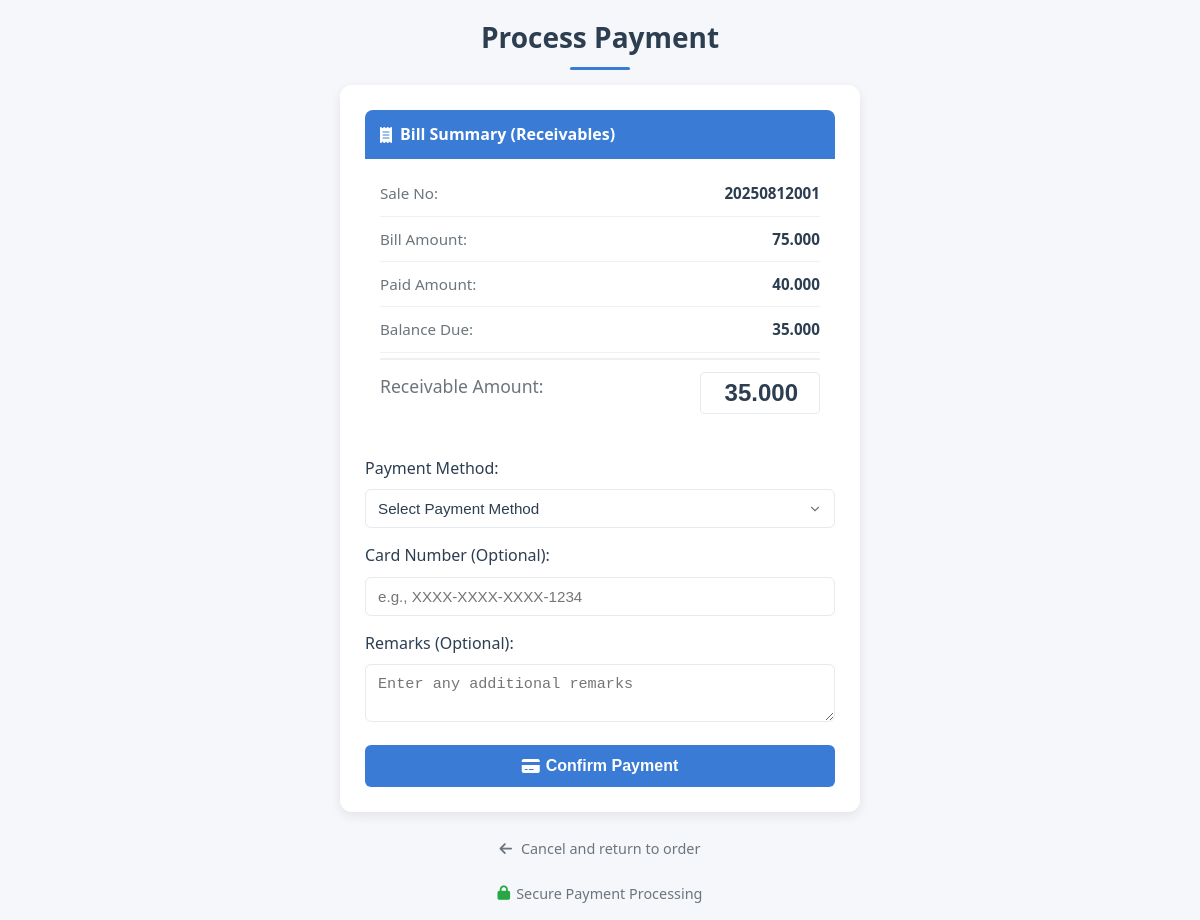
Screenshot of /process_payment/?sale_id=182 (signed in) with the database file from the repository.
### pos/models.py (models this page shows, shortened)
class SalesHeader(models.Model):
    sale_id = models.BigAutoField(primary_key=True)
    business_unit = models.ForeignKey('BusinessUnit', on_delete=models.CASCADE, db_column='business_unit_id')
    branch = models.ForeignKey('Branch', on_delete=models.CASCADE, db_column='branch_id', default=0)
    customer = models.ForeignKey('Customer', on_delete=models.CASCADE, db_column='customer_id')
    table = models.ForeignKey('Tables', on_delete=models.SET_NULL, null=True, blank=True, db_column='table_id')
    room = models.ForeignKey('Rooms', on_delete=models.SET_NULL, null=True, blank=True, db_column='room_id')
    vehicle = models.ForeignKey('Vehicle', on_delete=models.SET_NULL, null=True, blank=True, db_column='vehicle_id')
    sale_date = models.DateField(auto_now_add=True, null=False)
    sale_no = models.CharField(max_length=50, default='', null=False)
    total_amount = models.DecimalField(max_digits=22, decimal_places=3, default=0, null=False)
    payment_method = models.CharField(max_length=50, default='', null=False)
    discount_amount = models.DecimalField(max_digits=22, decimal_places=3, default=0, null=False)
    tax = models.DecimalField(max_digits=22, decimal_places=3, default=0, null=False)
    tax_amount = models.DecimalField(max_digits=22, decimal_places=3, default=0, null=False)
    service_type = models.CharField(max_length=50, default='', null=False)
    service_id = models.BigIntegerField(default=0, null=False)
    payment_status = models.CharField(max_length=10, default='Unpaid')
    create_dt = models.DateField(auto_now_add=True, null=False)
    create_tm = models.DateTimeField(auto_now_add=True, null=False)
    create_by = models.CharField(max_length=10, default='', null=False)
    create_remarks = models.CharField(max_length=200, default='', null=False)
    update_dt = models.DateField(default='1900-01-01', null=False)
    update_tm = models.DateField(default='1900-01-01', null=False)
    update_by = models.CharField(max_length=10, default='', blank=True)
    update_marks = models.CharField(max_length=200, default='', blank=True)
    class Meta:
        db_table = 'SALESHEADER'
    @property
    def daily_sale_no(self):
        if not self.sale_date:
            return "20250101001"
        if self.sale_no and self.sale_no.isdigit():
            seq_num = self.sale_no.zfill(3)
        else:
            earlier_sales = SalesHeader.objects.filter(
                sale_date=self.sale_date,
                sale_id__lt=self.sale_id if self.sale_id else 999999999
            ).count()
            seq_num = str(earlier_sales + 1).zfill(3)
        date_str = self.sale_date.strftime('%Y%m%d')
        return f"{date_str}{seq_num}"
    @property
    def get_sale_no(self):
        return self.daily_sale_no

### pos/views.py (the view)
# urls.py: path('process_payment/', views.process_payment, name='process_payment'),
@login_required
def process_payment(request):
    saas_user_id = request.session.get('saas_user_id')
    if not saas_user_id:
        logger.warning("No saas_user_id in process_payment")
        messages.error(request, "User not logged in.")
        return redirect('login')
    try:
        user = SAASUsers.objects.get(saas_user_id=saas_user_id)
        saas_username = user.saas_username
    except SAASUsers.DoesNotExist:
        logger.error(f"User not found: {saas_user_id}")
        messages.error(request, "User not found.")
        return redirect('login')
    sale_id = request.GET.get('sale_id')
    if not sale_id:
        logger.warning("Missing sale_id in process_payment")
        messages.error(request, "Missing sale_id.")
        return redirect('view_order')
    try:
        sale = SalesHeader.objects.get(sale_id=sale_id)
        total_amount = sale.total_amount
        business_unit_id = sale.business_unit.business_unit_id
        if sale.payment_status not in ['Unpaid', 'Partially Paid']:
            logger.warning(f"Sale already paid: {sale_id}")
            messages.error(request, "This sale has already been paid.")
            return redirect('view_order')
        if not sale.business_unit:
            logger.error(f"No business unit for sale: {sale_id}")
            messages.error(request, "Sale has no associated business unit.")
            return redirect('view_order')
        paid_amount, balance, payment_details = calculate_payment_details(sale)
        logger.debug(f"Process Payment - Sale {sale.sale_no}: total_amount={total_amount:.3f}, paid_amount={paid_amount:.3f}, balance={balance:.3f}, business_unit_id={business_unit_id}, payment_details={payment_details}")
        payment_accounts = Category.objects.filter(
            category_type='PAYMENT_TYPE',
            business_unit_id=business_unit_id
        ).values('category_id', 'category_name', 'category_value')
        if not payment_accounts:
            logger.warning(f"No payment accounts for business unit: {sale.business_unit}")
            messages.warning(request, "No payment methods available. Please contact the administrator.")
        context = {
            'sale': sale,
            'total_amount': total_amount,
            'balance': balance,
            'paid_amount': paid_amount,
            'payment_accounts': payment_accounts,
            'username': saas_username,
        }
        logger.debug(f"Process Payment - Sale {sale.sale_no}: Context sent to payment.html: total_amount={total_amount:.3f}, balance={balance:.3f}, paid_amount={paid_amount:.3f}, sale_no={sale.sale_no}, payment_accounts={list(context['payment_accounts'])}")
        return render(request, 'payment.html', context)
    except SalesHeader.DoesNotExist:
        logger.error(f"Sale not found: {sale_id}")
        messages.error(request, "Sale not found.")
        return redirect('view_order')
    except Exception as e:
        logger.error(f"Error in process_payment: {str(e)}")
        messages.error(request, f"Error processing payment: {str(e)}")
        return redirect('view_order')

### pos/views.py (called while the page is built)
def login_required(view_func):
    @wraps(view_func)
    def wrapper(request, *args, **kwargs):
        missing_keys = []
        if 'saas_user_id' not in request.session:
            missing_keys.append('saas_user_id')
        if 'business_unit_id' not in request.session:
            missing_keys.append('business_unit_id')
        if 'branch_id' not in request.session:
            missing_keys.append('branch_id')
        if missing_keys:
            logger.warning(f"Access denied to {view_func.__name__}. Missing session keys: {missing_keys}")
            messages.error(request, f"Please log in and select a business unit and branch. Missing: {', '.join(missing_keys)}")
            return redirect('login')
        return view_func(request, *args, **kwargs)
    return wrapper

### pos/templates/payment.html (shortened to what this page needs)
{% load static %}
<!DOCTYPE html>
<html lang="en">
<head>
    <link rel="stylesheet" href="https://cdnjs.cloudflare.com/ajax/libs/font-awesome/6.0.0-beta3/css/all.min.css">
    <link rel="stylesheet" href="{% static 'images/css/payment.css' %}">
</head>
<body>
    <div class="container">
        <h1>Process Payment</h1>
        <form method="POST" action="{% url 'confirm_payment' %}" class="card">
            <div class="payment-summary">
                <div class="header">
                    <i class="fas fa-receipt"></i> Bill Summary (Receivables)
                </div>
                <div class="content">
                    <div class="row sale-bill-row">
                        <span class="label">Sale No:</span>
                        <span class="value">{{ sale.get_sale_no }}</span>
                    </div>
                    <div class="row sale-bill-row">
                        <span class="label">Bill Amount:</span>
                        <span class="value">{{ total_amount|floatformat:3 }}</span>
                    </div>
                    {% if sale.payment_status == 'Partially Paid' %}
                        <div class="row">
                            <span class="label">Paid Amount:</span>
                            <span class="value">{{ paid_amount|floatformat:3|default:"0.000" }}</span>
                        </div>
                        <div class="row">
                            <span class="label">Balance Due:</span>
                            <span class="value">{{ balance|floatformat:3|default:total_amount|floatformat:3 }}</span>
                        </div>
                    {% endif %}
                    <div class="row">
                        <span class="label">Receivable Amount:</span>
                        <input type="number" name="net_amount" class="value receivable-input" value="{{ balance|default:total_amount|floatformat:3 }}" step="0.001" min="0" max="{{ balance|default:total_amount|floatformat:3 }}" required>
                    </div>
                </div>
            </div>
            <label for="payment_method">Payment Method:</label>
            <select name="payment_method" id="payment_method" required>
                <option value="" disabled selected>Select Payment Method</option>
            </select>
            <label for="card_no">Card Number (Optional):</label>
            <input type="text" name="card_no" id="card_no" placeholder="e.g., XXXX-XXXX-XXXX-1234">
            <label for="remarks">Remarks (Optional):</label>
            <textarea name="remarks" id="remarks" placeholder="Enter any additional remarks"></textarea>
            <button type="submit" {% if not payment_accounts %}disabled{% endif %}>
                <i class="fas fa-credit-card"></i> Confirm Payment
            </button>
        </form>
        <a href="{% url 'view_order' %}" class="cancel-link">
            <i class="fas fa-arrow-left"></i> Cancel and return to order
        </a>
        <div class="secure-badge">
            <i class="fas fa-lock"></i> Secure Payment Processing
        </div>
    </div>
</body>
</html>

### static/images/css/payment.css (style rules this page uses)
:root { --primary-color: #3a7bd5; --primary-dark: #2d62b0; --secondary-color: #f5f7fa; --text-color: #2c3e50; --text-light: #6c757d; --success-color: #28a745; --error-color: #dc3545; --warning-color: #ffc107; --border-color: #e6e9ed; --shadow: 0 4px 12px rgba(0, 0, 0, 0.08); }
* { box-sizing: border-box; margin: 0; padding: 0; }
body { font-family: 'Segoe UI', 'Roboto', 'Helvetica Neue', sans-serif; background-color: var(--secondary-color); color: var(--text-color); margin: 0; padding: 0; min-height: 100vh; display: flex; flex-direction: column; align-items: center; justify-content: center; line-height: 1.6; font-size: 16px; }
.container { width: 90%; max-width: 550px; padding: 15px; }
h1 { margin-bottom: 25px; font-size: clamp(1.5rem, 5vw, 1.75rem); font-weight: 600; color: var(--text-color); text-align: center; position: relative; }
h1:after { content: ''; position: absolute; bottom: -10px; left: 50%; transform: translateX(-50%); width: 60px; height: 3px; background-color: var(--primary-color); border-radius: 2px; }
.card { background-color: #fff; padding: clamp(15px, 5vw, 25px); border-radius: 12px; width: 100%; box-shadow: var(--shadow); margin-bottom: 20px; transition: transform 0.2s ease, box-shadow 0.2s ease; }
.payment-summary { margin-bottom: 20px; border-radius: 8px; overflow: hidden; }
.payment-summary .header { background-color: var(--primary-color); color: white; padding: 12px 15px; font-weight: 600; font-size: clamp(0.9rem, 3vw, 1rem); display: flex; align-items: center; }
.payment-summary .header i { margin-right: 8px; }
.payment-summary .content { padding: 12px 15px; background-color: white; }
.payment-summary .row { display: flex; justify-content: space-between; padding: 10px 0; border-bottom: 1px solid #f0f0f0; font-size: clamp(0.85rem, 3vw, 0.95rem); }
.payment-summary .row:last-child { border-bottom: none; padding-top: 12px; margin-top: 5px; border-top: 2px solid #f0f0f0; font-weight: 700; font-size: clamp(1rem, 4vw, 1.1rem); }
.payment-summary .label { font-weight: 500; color: var(--text-light); }
.payment-summary .value { font-weight: 600; color: var(--text-color); }
.payment-summary input[type="number"] { width: 80px; padding: 6px; border: 1px solid var(--border-color); border-radius: 4px; font-size: clamp(0.85rem, 3vw, 0.95rem); text-align: right; }
.payment-summary input.receivable-input { width: 120px; font-weight: 700; font-size: clamp(1.2rem, 4vw, 1.5rem); }
form label { font-weight: 500; display: block; margin-bottom: 8px; color: var(--text-color); font-size: clamp(0.9rem, 3vw, 1rem); }
form input[type="text"], form textarea { width: 100%; padding: 10px 12px; margin-bottom: 15px; border-radius: 6px; border: 1px solid var(--border-color); font-size: clamp(0.85rem, 3vw, 0.95rem); background-color: white; color: var(--text-color); }
form select { width: 100%; padding: 10px 12px; margin-bottom: 15px; border-radius: 6px; border: 1px solid var(--border-color); font-size: clamp(0.85rem, 3vw, 0.95rem); background-color: white; color: var(--text-color); transition: border-color 0.2s ease, box-shadow 0.2s ease; appearance: none; background-repeat: no-repeat; background-position: right 12px center; background-size: 14px; }
button { width: 100%; padding: 12px; background-color: var(--primary-color); color: white; font-size: clamp(0.9rem, 3vw, 1rem); font-weight: 600; border: none; border-radius: 6px; cursor: pointer; transition: all 0.2s ease; display: flex; justify-content: center; align-items: center; }
button i { margin-right: 6px; }
a.cancel-link { display: inline-block; margin-top: 5px; color: var(--text-light); font-weight: 500; text-decoration: none; font-size: clamp(0.85rem, 3vw, 0.9rem); transition: color 0.2s ease; text-align: center; width: 100%; }
a.cancel-link i { margin-right: 5px; }
.secure-badge { display: flex; align-items: center; justify-content: center; margin-top: 20px; color: var(--text-light); font-size: clamp(0.85rem, 3vw, 0.9rem); }
.secure-badge i { margin-right: 6px; color: var(--success-color); }
@media (min-width: 901px) { .container { width: 80%; } }

### rows the page displays
SalesHeader: get_sale_no "20250812001", total_amount "75.000", total_amount "35.000", net_amount "35.000"

### other values shown
{{ paid_amount|floatformat:3|default:"0.000" }} "40.000"
